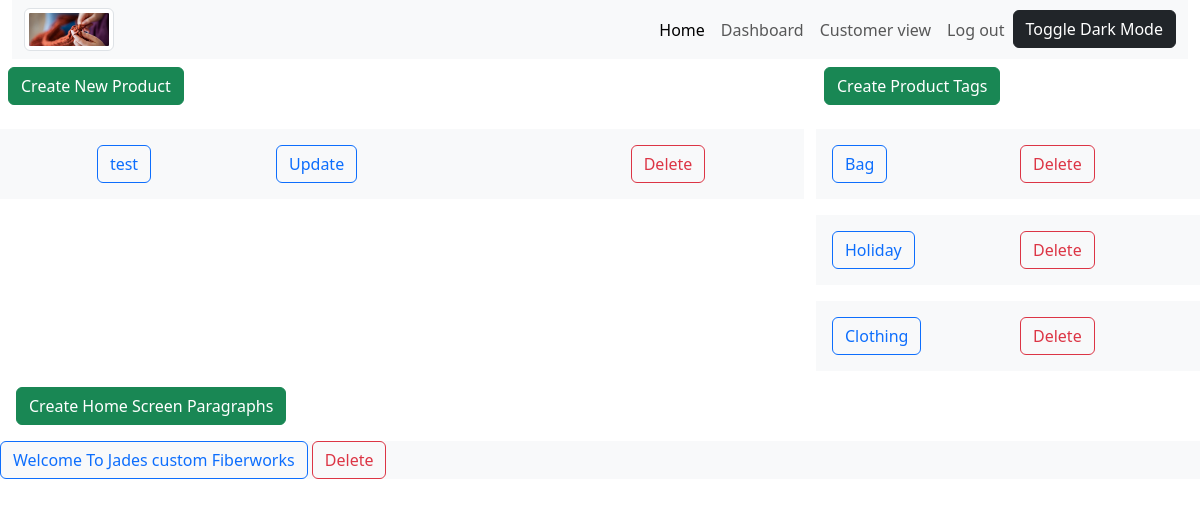
The page /dashboard/ (signed in) on the database its author committed.
### fiberworks_app/models.py (models this page shows, shortened)
class Product(models.Model):
    CATEGORY = (
        ('hats', 'hats'),
        ('shawls', 'shawls'),
        ('blankets', 'blankets'),
        ('scarves', 'scarves'),
        ('other', 'other'),
    )
    name = models.CharField(max_length=100)
    price = models.DecimalField(max_digits=5, decimal_places=2)
    description = models.CharField(max_length=250, blank=True, null=True)
    category = models.CharField(max_length=20, default='hats', choices=CATEGORY)
    tags = models.ManyToManyField(Tag, blank=True)
    image = models.ImageField(blank=True, null=True)
    in_stock = models.BooleanField(default=False)
    on_homepage = models.BooleanField(default=False)
    def get_absolute_url(self):
        return reverse("product_details", kwargs={"pk": self.pk})

class Tag(models.Model):
    name = models.CharField(max_length=100)

class Homescreen(models.Model):
    title = models.CharField(max_length=100, blank=True, null=True)
    paragraph = models.TextField(max_length=1000, blank=True, null=True)

### fiberworks_app/views.py (the view)
# urls.py: path('dashboard/', views.dashboard, name='dashboard'),
@login_required(login_url='login')
def dashboard(request):
    products = Product.objects.all()
    tags = Tag.objects.all().distinct()
    homescreen = Homescreen.objects.all()
    return render(request, 'fiberworks_app/dashboard.html', {'products': products, 'tags': tags, 'homescreen': homescreen})

### fiberworks_app/templates/fiberworks_app/dashboard.html (shortened to what this page needs)
{% extends 'fiberworks_app/base_template.html' %}
{% block content %}
  <div class="row">
    <div class="col-md-8">
      <a class="btn btn-success m-2" href="{% url 'create_product' %}">Create New Product</a>
      {% for product in products %}
        <div class="row">
          <div class="col bg-light p-3 text-center">
            <a class="btn btn-outline-primary" href="{{ product.get_absolute_url }}">{{ product.name }}</a>
          </div>
          <div class="col bg-light p-3">
            <a class="btn btn-outline-primary" href="{% url 'update_product' product.pk %}">Update</a>
          </div>
          <div class="col bg-light p-3 text-center">
            <a class="btn btn-outline-danger" href="{% url 'delete_product' product.pk %}">Delete</a>
          </div>
        </div>
      {% endfor %}
    </div>
    <div class="col-md-4">
      <a class="btn btn-success m-2" href="{% url 'create_tag' %}">Create Product Tags</a>
      {% for tag in tags %}
        <div class="col bg-light text-bg-light p-3">
          <div class="row">
            <div class="col">
              <a class="btn btn-outline-primary" href="{% url 'update_tag' tag.pk %}">{{ tag.name }}</a>
            </div>
            <div class="col">
              <a class="btn btn-outline-danger" href="{% url 'delete_tag' tag.pk %}">Delete</a>
            </div>
          </div>
        </div>
      {% endfor %}
    </div>
  </div>
  <div class="p-2">
    <a class="btn btn-success m-2" href="{% url 'create_home_screen' %}">Create Home Screen Paragraphs</a>
  </div>
  {% for title in homescreen %}
    <div class="row bg-light">
      <div class="col">
        <a class="btn btn-outline-primary" href="{% url 'update_home_screen' title.pk %}">{{ title.title }}</a>
        <a class="btn btn-outline-danger" href="{% url 'delete_home_screen' title.pk %}">Delete</a>
      </div>
    </div>
  {% endfor %}
{% endblock %}

### rows shown on the page
Product: name "test"
Tag: name "Bag"
Tag: name "Holiday"
Tag: name "Clothing"
Homescreen: title "Welcome To Jades custom Fiberworks"
